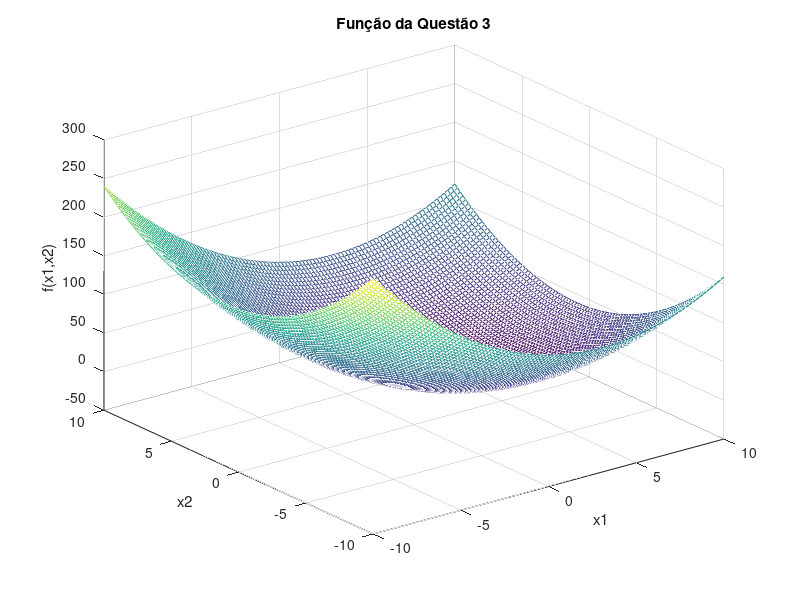

Write the MATLAB code that produced this figure. (Note: this script raises an error after producing the figure.)
clc;
clear all;
close all;

name = 'da Questão 3';
x0 = [-1; 1];
Q = [2 0; 0 2];
c = [-2; -6];
f = @(x) 0.5 * x' * Q * x + c' * x;
gf = @(x) Q * x + c;
hf = @(x) Q;
a1 = a2 = -10;
b1 = b2 = 10;

tam = 100;
x1 = linspace(a1, b1, tam);
x2 = linspace(a2, b2, tam);
z = size(tam);
for i = 1 : tam
	for j = 1 : tam
		z(i, j) = f([x1(i); x2(j)]);
	end;
end;
mesh(x1, x2, z);
title(['Função ' name]);
xlabel('x1');
ylabel('x2');
zlabel('f(x1,x2)');
grid on;

A = [-0.5 -0.5; 1 -2];
b = [-1; -5];

p_x1 = -1/3;
p_x2 = 7/3;
[p(1, :) i] = sort(p(1, :));
p(2, :) = p(2, i);
figure;
fill(p(1,:)',p(2,:), 'r');
hold on;
grid on;

x1c = 2;
x2c = 5;
ra = sqrt(29);
rb = sqrt(29);
t = 0 : .01 : 2 * pi;
x1 = ra * cos(t) + x1c;
x2 = rb * sin(t) + x2c;
plot(x1, x2);